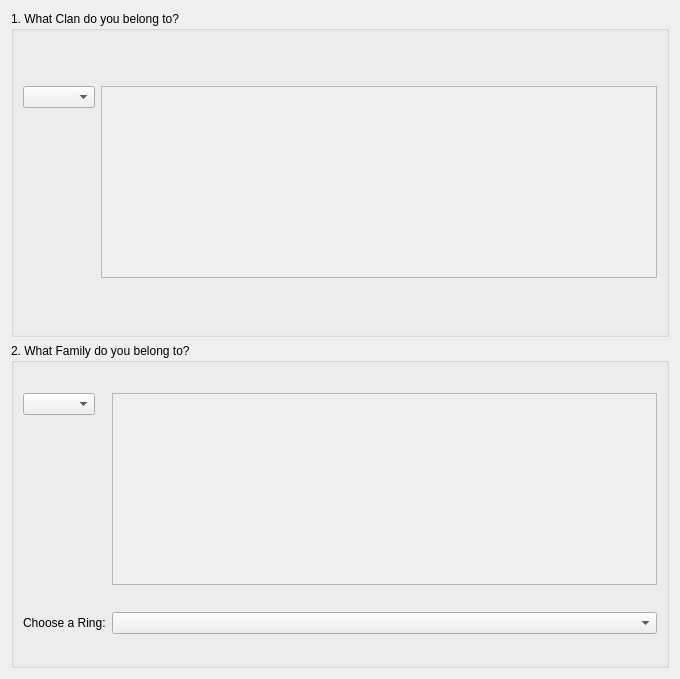
<?xml version="1.0" encoding="UTF-8"?>
<ui version="4.0">
 <class>NewCharWizardPage1</class>
 <widget class="QWizardPage" name="NewCharWizardPage1">
  <property name="geometry">
   <rect>
    <x>0</x>
    <y>0</y>
    <width>680</width>
    <height>679</height>
   </rect>
  </property>
  <property name="windowTitle">
   <string>WizardPage</string>
  </property>
  <layout class="QVBoxLayout" name="verticalLayout">
   <item>
    <widget class="QGroupBox" name="groupBox">
     <property name="title">
      <string>1. What Clan do you belong to?</string>
     </property>
     <layout class="QFormLayout" name="formLayout">
      <item row="0" column="0">
       <widget class="QComboBox" name="nc1_clan_ComboBox"/>
      </item>
      <item row="0" column="1">
       <widget class="QTextEdit" name="nc1_clan_TextEdit">
        <property name="enabled">
         <bool>false</bool>
        </property>
       </widget>
      </item>
     </layout>
    </widget>
   </item>
   <item>
    <widget class="QGroupBox" name="groupBox_2">
     <property name="title">
      <string>2. What Family do you belong to?</string>
     </property>
     <layout class="QFormLayout" name="formLayout_2">
      <item row="0" column="0">
       <widget class="QComboBox" name="nc1_family_ComboBox"/>
      </item>
      <item row="0" column="1">
       <widget class="QTextEdit" name="nc1_family_TextEdit">
        <property name="enabled">
         <bool>false</bool>
        </property>
       </widget>
      </item>
      <item row="2" column="1">
       <widget class="QComboBox" name="nc1_ring_ComboBox"/>
      </item>
      <item row="2" column="0">
       <widget class="QLabel" name="label_3">
        <property name="sizePolicy">
         <sizepolicy hsizetype="Minimum" vsizetype="Preferred">
          <horstretch>0</horstretch>
          <verstretch>0</verstretch>
         </sizepolicy>
        </property>
        <property name="text">
         <string>Choose a Ring:</string>
        </property>
       </widget>
      </item>
     </layout>
    </widget>
   </item>
  </layout>
 </widget>
 <resources/>
 <connections/>
</ui>
